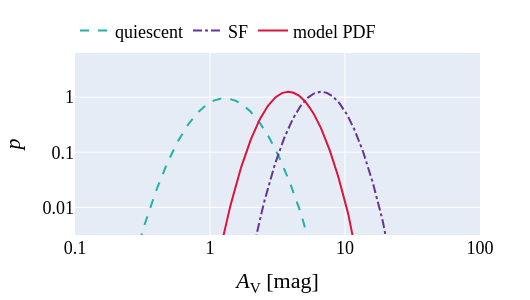

Notebook code cell kept with this figure:
### Code cell
av_diff, pdf_diff, avtot_diff = pdfchem.makepdf(1.4, 0.42)
av_sf, pdf_sf, avtot_sf = pdfchem.makepdf(7, 0.32)

fig = go.Figure()
fig.add_trace(go.Scatter(x=av_diff, y=pdf_diff,
                    mode='lines',line=dict(color='LightSeaGreen', width=2, dash = 'dash'), hovertemplate = ' ',
                    name='quiescent'))
fig.add_trace(go.Scatter(x=av_sf, y=pdf_sf,
                    mode='lines', line=dict(color='RebeccaPurple ', width=2, dash = 'dashdot'),hovertemplate = ' ',
                    name='SF'))
if not PDF_input_flag.value:
    av_bar, s, metallicity = _mean.value, _width.value, float(metallicity.value)
    av_m, pdf_m, avtot = pdfchem.makepdf(av_bar, s)
    fig.add_trace(go.Scatter(x=av_m, y=pdf_m, mode='lines', hovertemplate = ' ',
    line = dict(color='Crimson', width=2), name='model PDF'))
elif my_PDF.filename:
    # try:
    if my_PDF.filename[-3:] == 'dat' or my_PDF.filename[-3:] == 'txt':
        d = np.genfromtxt(my_PDF.filepath)  # user specified PDF
        av = d[:,0]; pdf = d[:,1]
        fig.add_trace(go.Scatter(x=av, y=pdf,   
                    mode='lines', line = dict(color='Crimson', width=2, dash='solid'), hovertemplate = ' ', name='input PDF'))
    # except:
    elif my_PDF.filename[-4:] == 'fits':
        print(my_PDF.filepath)
        try: 
            pdf_file = pdfchem.NH_fits2pdf(my_PDF.filepath, mr_output_dir.path)
        # my_PDF.filepath = pdf_file
            d = np.genfromtxt(pdf_file)  # user specified PDF
            av = d[:,0]; pdf = d[:,1]
            fig.add_trace(go.Scatter(x=av, y=pdf, mode='lines', line = dict(color='Crimson', width=2), name='user PDF'))
        except: pass
fig.update_xaxes(title_text='<i>A</i><sub>V</sub> [mag]', type='log', range = [-1, 2], nticks=4, title_font_family='Rockwell')
fig.update_yaxes(title_text='<i>p</i>', type='log', range = [-2.5, 0.8], nticks=4, title_font_family='Rockwell')

fig.update_layout(width = 530, height = 300,
                   margin=dict(l=50, r=50, b=50, t=25),
                   font=dict(family="Rockwell",size=18,color="black"),
                   hoverlabel_font=dict(family="Rockwell",size=18,color="white"),
                   legend=dict(orientation="h", yanchor="bottom", y=1.02,),
                   )
fig.show()

### Figure 1 — Plotly figure (JSON) as saved in the notebook; plotly's stock layout.template omitted (floating-point values rounded to 4 significant figures; data arrays with more than 128 entries replaced by an {"elided": "..."} marker saying what was removed)
{"data": [{"hovertemplate": " ", "line": {"color": "LightSeaGreen", "dash": "dash", "width": 2}, "mode": "lines", "name": "quiescent", "type": "scatter", "x": {"elided": "501 float values"}, "y": {"elided": "501 float values"}}, {"hovertemplate": " ", "line": {"color": "RebeccaPurple ", "dash": "dashdot", "width": 2}, "mode": "lines", "name": "SF", "type": "scatter", "x": {"elided": "501 float values"}, "y": {"elided": "501 float values"}}, {"hovertemplate": " ", "line": {"color": "Crimson", "width": 2}, "mode": "lines", "name": "model PDF", "type": "scatter", "x": {"elided": "501 float values"}, "y": {"elided": "501 float values"}}], "layout": {"font": {"color": "black", "family": "Rockwell", "size": 18}, "height": 300, "hoverlabel": {"font": {"color": "white", "family": "Rockwell", "size": 18}}, "legend": {"orientation": "h", "y": 1.02, "yanchor": "bottom"}, "margin": {"b": 50, "l": 50, "r": 50, "t": 25}, "width": 530, "xaxis": {"nticks": 4, "range": [-1, 2], "title": {"font": {"family": "Rockwell"}, "text": "<i>A</i><sub>V</sub> [mag]"}, "type": "log"}, "yaxis": {"nticks": 4, "range": [-2.5, 0.8], "title": {"font": {"family": "Rockwell"}, "text": "<i>p</i>"}, "type": "log"}}}
